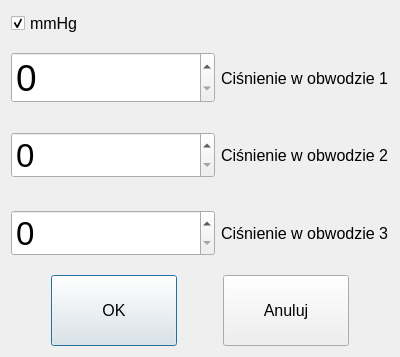
<?xml version="1.0" encoding="UTF-8"?>
<ui version="4.0">
 <class>CricketPressure</class>
 <widget class="QDialog" name="CricketPressure">
  <property name="windowModality">
   <enum>Qt::WindowModal</enum>
  </property>
  <property name="geometry">
   <rect>
    <x>0</x>
    <y>0</y>
    <width>400</width>
    <height>357</height>
   </rect>
  </property>
  <property name="windowTitle">
   <string>Dialog</string>
  </property>
  <layout class="QGridLayout" name="gridLayout_3">
   <item row="0" column="0">
    <layout class="QGridLayout" name="gridLayout_2">
     <item row="0" column="0">
      <widget class="QCheckBox" name="mmHgCheck">
       <property name="font">
        <font>
         <pointsize>12</pointsize>
        </font>
       </property>
       <property name="text">
        <string>mmHg</string>
       </property>
       <property name="checked">
        <bool>true</bool>
       </property>
      </widget>
     </item>
     <item row="1" column="0">
      <layout class="QHBoxLayout" name="horizontalLayout">
       <item>
        <widget class="QSpinBox" name="pressSpin1">
         <property name="sizePolicy">
          <sizepolicy hsizetype="Preferred" vsizetype="Fixed">
           <horstretch>0</horstretch>
           <verstretch>0</verstretch>
          </sizepolicy>
         </property>
         <property name="font">
          <font>
           <pointsize>28</pointsize>
          </font>
         </property>
        </widget>
       </item>
       <item>
        <widget class="QLabel" name="label">
         <property name="sizePolicy">
          <sizepolicy hsizetype="Fixed" vsizetype="Preferred">
           <horstretch>0</horstretch>
           <verstretch>0</verstretch>
          </sizepolicy>
         </property>
         <property name="font">
          <font>
           <pointsize>12</pointsize>
          </font>
         </property>
         <property name="text">
          <string>Ciśnienie w obwodzie 1</string>
         </property>
        </widget>
       </item>
      </layout>
     </item>
     <item row="2" column="0">
      <layout class="QHBoxLayout" name="horizontalLayout_2">
       <item>
        <widget class="QSpinBox" name="pressSpin2">
         <property name="sizePolicy">
          <sizepolicy hsizetype="Preferred" vsizetype="Fixed">
           <horstretch>0</horstretch>
           <verstretch>0</verstretch>
          </sizepolicy>
         </property>
         <property name="font">
          <font>
           <pointsize>25</pointsize>
          </font>
         </property>
        </widget>
       </item>
       <item>
        <widget class="QLabel" name="label_2">
         <property name="sizePolicy">
          <sizepolicy hsizetype="Fixed" vsizetype="Preferred">
           <horstretch>0</horstretch>
           <verstretch>0</verstretch>
          </sizepolicy>
         </property>
         <property name="font">
          <font>
           <pointsize>12</pointsize>
          </font>
         </property>
         <property name="text">
          <string>Ciśnienie w obwodzie 2</string>
         </property>
        </widget>
       </item>
      </layout>
     </item>
     <item row="3" column="0">
      <layout class="QHBoxLayout" name="horizontalLayout_3">
       <item>
        <widget class="QSpinBox" name="pressSpin3">
         <property name="sizePolicy">
          <sizepolicy hsizetype="Preferred" vsizetype="Fixed">
           <horstretch>0</horstretch>
           <verstretch>0</verstretch>
          </sizepolicy>
         </property>
         <property name="font">
          <font>
           <pointsize>25</pointsize>
          </font>
         </property>
        </widget>
       </item>
       <item>
        <widget class="QLabel" name="label_3">
         <property name="sizePolicy">
          <sizepolicy hsizetype="Fixed" vsizetype="Preferred">
           <horstretch>0</horstretch>
           <verstretch>0</verstretch>
          </sizepolicy>
         </property>
         <property name="font">
          <font>
           <pointsize>12</pointsize>
          </font>
         </property>
         <property name="text">
          <string>Ciśnienie w obwodzie 3</string>
         </property>
        </widget>
       </item>
      </layout>
     </item>
     <item row="4" column="0">
      <layout class="QGridLayout" name="gridLayout">
       <item row="0" column="0">
        <spacer name="horizontalSpacer">
         <property name="orientation">
          <enum>Qt::Horizontal</enum>
         </property>
         <property name="sizeType">
          <enum>QSizePolicy::Fixed</enum>
         </property>
         <property name="sizeHint" stdset="0">
          <size>
           <width>40</width>
           <height>20</height>
          </size>
         </property>
        </spacer>
       </item>
       <item row="0" column="1">
        <widget class="QPushButton" name="btnOK">
         <property name="sizePolicy">
          <sizepolicy hsizetype="Preferred" vsizetype="Preferred">
           <horstretch>0</horstretch>
           <verstretch>0</verstretch>
          </sizepolicy>
         </property>
         <property name="font">
          <font>
           <pointsize>12</pointsize>
          </font>
         </property>
         <property name="text">
          <string>OK</string>
         </property>
        </widget>
       </item>
       <item row="0" column="2">
        <spacer name="horizontalSpacer_2">
         <property name="orientation">
          <enum>Qt::Horizontal</enum>
         </property>
         <property name="sizeType">
          <enum>QSizePolicy::Fixed</enum>
         </property>
         <property name="sizeHint" stdset="0">
          <size>
           <width>40</width>
           <height>20</height>
          </size>
         </property>
        </spacer>
       </item>
       <item row="0" column="3">
        <widget class="QPushButton" name="btnCANCEL">
         <property name="sizePolicy">
          <sizepolicy hsizetype="Preferred" vsizetype="Preferred">
           <horstretch>0</horstretch>
           <verstretch>0</verstretch>
          </sizepolicy>
         </property>
         <property name="font">
          <font>
           <pointsize>12</pointsize>
          </font>
         </property>
         <property name="inputMethodHints">
          <set>Qt::ImhExclusiveInputMask</set>
         </property>
         <property name="text">
          <string>Anuluj</string>
         </property>
        </widget>
       </item>
       <item row="0" column="4">
        <spacer name="horizontalSpacer_3">
         <property name="orientation">
          <enum>Qt::Horizontal</enum>
         </property>
         <property name="sizeType">
          <enum>QSizePolicy::Fixed</enum>
         </property>
         <property name="sizeHint" stdset="0">
          <size>
           <width>40</width>
           <height>20</height>
          </size>
         </property>
        </spacer>
       </item>
      </layout>
     </item>
    </layout>
   </item>
  </layout>
 </widget>
 <resources/>
 <connections/>
</ui>
